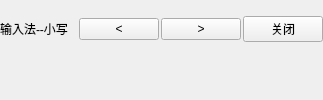
    <widget class="QWidget" name="widgetTop" native="true">
     <property name="styleSheet">
      <string notr="true">border-width:0px;</string>
     </property>
     <layout class="QVBoxLayout" name="verticalLayout">
      <property name="spacing">
       <number>6</number>
      </property>
      <property name="leftMargin">
       <number>0</number>
      </property>
      <property name="topMargin">
       <number>0</number>
      </property>
      <property name="rightMargin">
       <number>0</number>
      </property>
      <property name="bottomMargin">
       <number>0</number>
      </property>
      <item>
       <layout class="QHBoxLayout" name="lay1">
        <property name="spacing">
         <number>2</number>
        </property>
        <item>
         <widget class="QLabel" name="labInfo">
          <property name="sizePolicy">
           <sizepolicy hsizetype="Preferred" vsizetype="Minimum">
            <horstretch>0</horstretch>
            <verstretch>0</verstretch>
           </sizepolicy>
          </property>
          <property name="minimumSize">
           <size>
            <width>0</width>
            <height>25</height>
           </size>
          </property>
          <property name="text">
           <string>输入法--小写</string>
          </property>
         </widget>
        </item>
        <item>
         <widget class="QLabel" name="labPY">
          <property name="sizePolicy">
           <sizepolicy hsizetype="Expanding" vsizetype="Preferred">
            <horstretch>0</horstretch>
            <verstretch>0</verstretch>
           </sizepolicy>
          </property>
          <property name="maximumSize">
           <size>
            <width>16777215</width>
            <height>25</height>
           </size>
          </property>
          <property name="text">
           <string/>
          </property>
          <property name="alignment">
           <set>Qt::AlignCenter</set>
          </property>
         </widget>
        </item>
        <item>
         <widget class="QPushButton" name="btnPre">
          <property name="focusPolicy">
           <enum>Qt::NoFocus</enum>
          </property>
          <property name="styleSheet">
           <string notr="true"/>
          </property>
          <property name="text">
           <string>&lt;</string>
          </property>
         </widget>
        </item>
        <item>
         <widget class="QPushButton" name="btnNext">
          <property name="focusPolicy">
           <enum>Qt::NoFocus</enum>
          </property>
          <property name="styleSheet">
           <string notr="true"/>
          </property>
          <property name="text">
           <string>&gt;</string>
          </property>
         </widget>
        </item>
        <item>
         <widget class="QPushButton" name="btnClose">
          <property name="focusPolicy">
           <enum>Qt::NoFocus</enum>
          </property>
          <property name="styleSheet">
           <string notr="true"/>
          </property>
          <property name="text">
           <string>关闭</string>
          </property>
         </widget>
        </item>
       </layout>
      </item>
      <item>
       <layout class="QHBoxLayout" name="lay2">
        <property name="spacing">
         <number>0</number>
        </property>
        <item>
         <widget class="QLabel" name="labCh0">
          <property name="sizePolicy">
           <sizepolicy hsizetype="Preferred" vsizetype="Fixed">
            <horstretch>0</horstretch>
            <verstretch>0</verstretch>
           </sizepolicy>
          </property>
          <property name="minimumSize">
           <size>
            <width>0</width>
            <height>20</height>
           </size>
          </property>
          <property name="maximumSize">
           <size>
            <width>16777215</width>
            <height>20</height>
           </size>
          </property>
          <property name="text">
           <string/>
          </property>
          <property name="alignment">
           <set>Qt::AlignCenter</set>
          </property>
         </widget>
        </item>
        <item>
         <widget class="QLabel" name="labCh1">
          <property name="sizePolicy">
           <sizepolicy hsizetype="Preferred" vsizetype="Fixed">
            <horstretch>0</horstretch>
            <verstretch>0</verstretch>
           </sizepolicy>
          </property>
          <property name="minimumSize">
           <size>
            <width>0</width>
            <height>20</height>
           </size>
          </property>
          <property name="maximumSize">
           <size>
            <width>16777215</width>
            <height>20</height>
           </size>
          </property>
          <property name="text">
           <string/>
          </property>
          <property name="alignment">
           <set>Qt::AlignCenter</set>
          </property>
         </widget>
        </item>
        <item>
         <widget class="QLabel" name="labCh2">
          <property name="sizePolicy">
           <sizepolicy hsizetype="Preferred" vsizetype="Fixed">
            <horstretch>0</horstretch>
            <verstretch>0</verstretch>
           </sizepolicy>
          </property>
          <property name="minimumSize">
           <size>
            <width>0</width>
            <height>20</height>
           </size>
          </property>
          <property name="maximumSize">
           <size>
            <width>16777215</width>
            <height>20</height>
           </size>
          </property>
          <property name="text">
           <string/>
          </property>
          <property name="alignment">
           <set>Qt::AlignCenter</set>
          </property>
         </widget>
        </item>
        <item>
         <widget class="QLabel" name="labCh3">
          <property name="sizePolicy">
           <sizepolicy hsizetype="Preferred" vsizetype="Fixed">
            <horstretch>0</horstretch>
            <verstretch>0</verstretch>
           </sizepolicy>
          </property>
          <property name="minimumSize">
           <size>
            <width>0</width>
            <height>20</height>
           </size>
          </property>
          <property name="maximumSize">
           <size>
            <width>16777215</width>
            <height>20</height>
           </size>
          </property>
          <property name="text">
           <string/>
          </property>
          <property name="alignment">
           <set>Qt::AlignCenter</set>
          </property>
         </widget>
        </item>
        <item>
         <widget class="QLabel" name="labCh4">
          <property name="sizePolicy">
           <sizepolicy hsizetype="Preferred" vsizetype="Fixed">
            <horstretch>0</horstretch>
            <verstretch>0</verstretch>
           </sizepolicy>
          </property>
          <property name="minimumSize">
           <size>
            <width>0</width>
            <height>20</height>
           </size>
          </property>
          <property name="maximumSize">
           <size>
            <width>16777215</width>
            <height>20</height>
           </size>
          </property>
          <property name="text">
           <string/>
          </property>
          <property name="alignment">
           <set>Qt::AlignCenter</set>
          </property>
         </widget>
        </item>
        <item>
         <widget class="QLabel" name="labCh5">
          <property name="sizePolicy">
           <sizepolicy hsizetype="Preferred" vsizetype="Fixed">
            <horstretch>0</horstretch>
            <verstretch>0</verstretch>
           </sizepolicy>
          </property>
          <property name="minimumSize">
           <size>
            <width>0</width>
            <height>20</height>
           </size>
          </property>
          <property name="maximumSize">
           <size>
            <width>16777215</width>
            <height>20</height>
           </size>
          </property>
          <property name="text">
           <string/>
          </property>
          <property name="alignment">
           <set>Qt::AlignCenter</set>
          </property>
         </widget>
        </item>
        <item>
         <widget class="QLabel" name="labCh6">
          <property name="sizePolicy">
           <sizepolicy hsizetype="Preferred" vsizetype="Fixed">
            <horstretch>0</horstretch>
            <verstretch>0</verstretch>
           </sizepolicy>
          </property>
          <property name="minimumSize">
           <size>
            <width>0</width>
            <height>20</height>
           </size>
          </property>
          <property name="maximumSize">
           <size>
            <width>16777215</width>
            <height>20</height>
           </size>
          </property>
          <property name="text">
           <string/>
          </property>
          <property name="alignment">
           <set>Qt::AlignCenter</set>
          </property>
         </widget>
        </item>
        <item>
         <widget class="QLabel" name="labCh7">
          <property name="sizePolicy">
           <sizepolicy hsizetype="Preferred" vsizetype="Fixed">
            <horstretch>0</horstretch>
            <verstretch>0</verstretch>
           </sizepolicy>
          </property>
          <property name="minimumSize">
           <size>
            <width>0</width>
            <height>20</height>
           </size>
          </property>
          <property name="maximumSize">
           <size>
            <width>16777215</width>
            <height>20</height>
           </size>
          </property>
          <property name="text">
           <string/>
          </property>
          <property name="alignment">
           <set>Qt::AlignCenter</set>
          </property>
         </widget>
        </item>
        <item>
         <widget class="QLabel" name="labCh8">
          <property name="sizePolicy">
           <sizepolicy hsizetype="Preferred" vsizetype="Fixed">
            <horstretch>0</horstretch>
            <verstretch>0</verstretch>
           </sizepolicy>
          </property>
          <property name="minimumSize">
           <size>
            <width>0</width>
            <height>20</height>
           </size>
          </property>
          <property name="maximumSize">
           <size>
            <width>16777215</width>
            <height>20</height>
           </size>
          </property>
          <property name="text">
           <string/>
          </property>
          <property name="alignment">
           <set>Qt::AlignCenter</set>
          </property>
         </widget>
        </item>
        <item>
         <widget class="QLabel" name="labCh9">
          <property name="sizePolicy">
           <sizepolicy hsizetype="Preferred" vsizetype="Fixed">
            <horstretch>0</horstretch>
            <verstretch>0</verstretch>
           </sizepolicy>
          </property>
          <property name="minimumSize">
           <size>
            <width>0</width>
            <height>20</height>
           </size>
          </property>
          <property name="maximumSize">
           <size>
            <width>16777215</width>
            <height>20</height>
           </size>
          </property>
          <property name="text">
           <string/>
          </property>
          <property name="alignment">
           <set>Qt::AlignCenter</set>
          </property>
         </widget>
        </item>
       </layout>
      </item>
     </layout>
    </widget>
